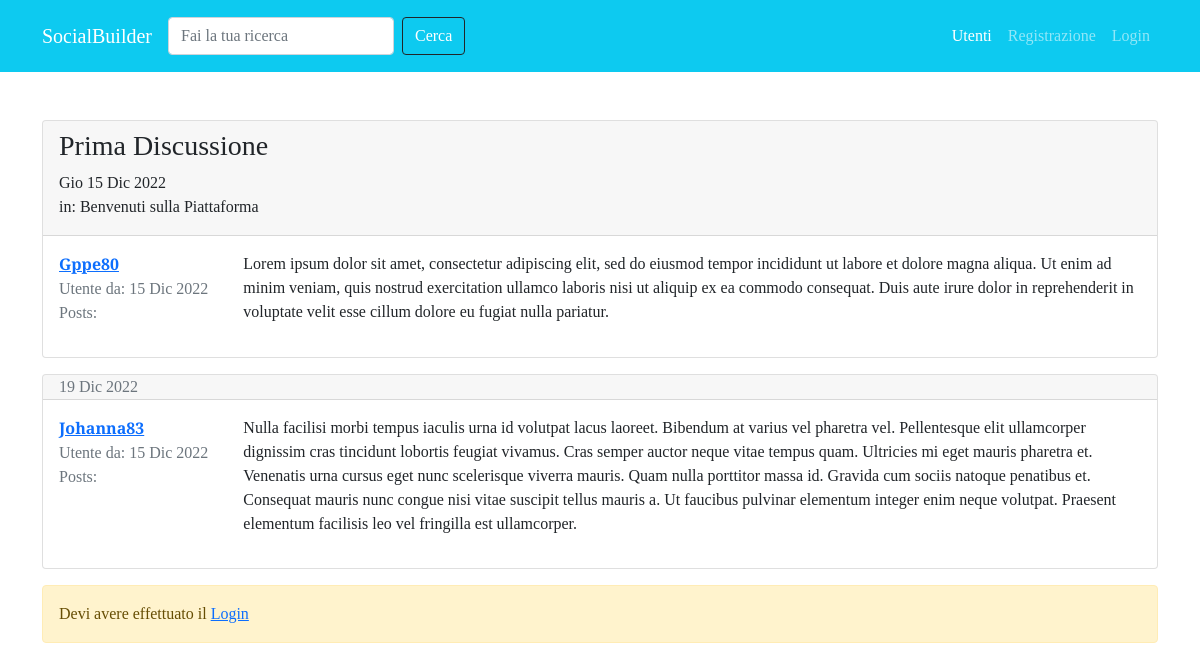
Screenshot of /forum/discussione/1 with the database file from the repository.
### forum/models.py (models this page shows, shortened)
class Discussione(models.Model):
    titolo = models.CharField(max_length=120)
    data_creazione = models.DateTimeField(auto_now_add=True)
    autore_discussione = models.ForeignKey(User, on_delete=models.CASCADE, related_name="discussioni")
    sezione_appartenenza = models.ForeignKey(Sezione, on_delete=models.CASCADE)
    class Meta:
        verbose_name = "Discussione"
        verbose_name_plural = "Discussioni"

class Post(models.Model):
    autore_post = models.ForeignKey(User, on_delete=models.CASCADE, related_name="post")
    contenuto = models.TextField()
    data_creazione = models.DateTimeField(auto_now_add=True)
    discussione = models.ForeignKey(Discussione, on_delete=models.CASCADE)
    class Meta:
        verbose_name = "Post"
        verbose_name_plural = "Posts"

class Sezione(models.Model):
    nome_sezione = models.CharField(max_length=80)
    descrizione = models.CharField(max_length=150, blank=True, null= True)
    logo_sezione = models.ImageField(blank=True, null=True)
    def __str__(self):
        return self.nome_sezione
    class Meta:
        verbose_name = "Sezione"
        verbose_name_plural = "Sezioni"

### forum/views.py (the view)
# urls.py: path('discussione/<int:pk>', views.visualizza_discussione, name='discussione'),
def visualizza_discussione(request, pk):
    discussione = get_object_or_404(Discussione, pk= pk)
    posts_discussione = Post.objects.filter(discussione= discussione)
    form_risposta = PostModelForm()
    context = {"discussione": discussione,
               "posts_discussione": posts_discussione,
               "form_risposta": form_risposta}
    return render(request,"forum/singola_discussione.html", context)

### forum/forms.py
class PostModelForm(forms.ModelForm):
    class Meta:
        model = Post
        fields = ["contenuto"]
        widgets = {
            "contenuto" : forms.Textarea(attrs={
                'rows': '5',
            })
        }
        labels = {
            "contenuto": "Messaggio"
        }

### forum/templates/forum/singola_discussione.html (shortened to what this page needs)
{% extends 'base.html' %}
{% load crispy_forms_tags %}
{% block content %}
    {% for post in posts_discussione %}
        <div class="card my-3">
        {% if forloop.first %}
            <div class="card-header pb-0">
                <h3>{{ discussione.titolo }}</h3>
                <p class="muted">{{ discussione.data_creazione|date:"D d M Y"}}
                <br> in: {{ discussione.sezione_appartenenza }}</p>
            </div>
        {% else %}
        <div class="card-header py-0">
            <p class="text-muted mb-0">
                {{ post.data_creazione|date:"d M Y"}}
            </p>
        </div>
        {% endif %}
            <div class="card-body">
                <div class="row">
                    <div class="col-xl-2 col-4">
                        <p class="mb-0"><a href="{% url 'user_profile' username=post.autore_post.username %}"><strong>{{ post.autore_post }}</strong></a> </p>
                        <p class="text-muted mb-0">Utente da: {{ post.autore_post.date_joined|date:"d M Y"}}</p>
                        <p class="text-muted">Posts: {{ post.autore_post.posts.count }} </p>
                    </div>
                    <div class="col-xl-10 col-8">
                        <p class="my-0">{{ post.contenuto|linebreaks }}</p>
                    </div>
                </div>
            </div>
    </div>
    {% endfor %}
    {% if request.user.is_authenticated %}
        {% include 'forum/form_risposta.html' %}
    {% else %}
        <div class="alert alert-warning" role="alert">
            Devi avere effettuato il <a href="{% url 'login' %}?next={{ request.get_full_path }}"> Login</a>
        </div>
    {% endif %}
{% endblock content %}

### static-storage/css/style.css (style rules this page uses)
body { font-family: 'Slabo 27px', serif; }

### rows the page displays
Post: autore_post "Gppe80", autore_post.date_joined "15 Dic 2022", contenuto "Lorem ipsum dolor sit amet, consectetur adipiscing elit, sed do eiusmod tempor incididunt ut labore et dolore magna aliqua. Ut enim ad minim veniam, quis nostrud exercitation ullamco laboris nisi ut aliquip ex ea commodo consequat. Duis aute irure dolor in reprehenderit in voluptate velit esse cillum dolore eu fugiat nulla pariatur."
Discussione: titolo "Prima Discussione", data_creazione "Gio 15 Dic 2022", sezione_appartenenza "Benvenuti sulla Piattaforma"
Post: data_creazione "19 Dic 2022", autore_post "Johanna83", autore_post.date_joined "15 Dic 2022", contenuto "Nulla facilisi morbi tempus iaculis urna id volutpat lacus laoreet. Bibendum at varius vel pharetra vel. Pellentesque elit ullamcorper dignissim cras tincidunt lobortis feugiat vivamus. Cras semper auctor neque vitae tempus quam. Ultricies mi eget mauris pharetra et. Venenatis urna cursus eget nunc scelerisque viverra mauris. Quam nulla porttitor massa id. Gravida cum sociis natoque penatibus et. Consequat mauris nunc congue nisi vitae suscipit tellus mauris a. Ut faucibus pulvinar elementum integer enim neque volutpat. Praesent elementum facilisis leo vel fringilla est ullamcorper."
